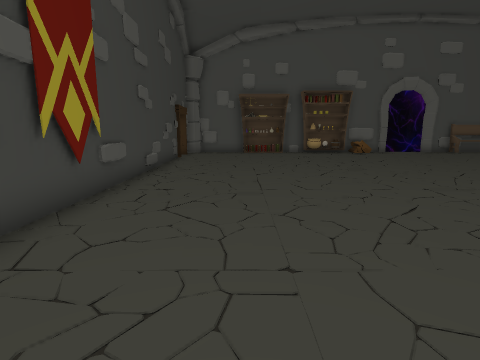
View 1 (above)

16 first-person views from a walk through a Unity game level. The camera is 1.4 m above the floor, tilts 10° down and sees 80° across. Doors are open. The floor is counted in squares, 1 m on a side. Each view is taken from the middle of a square. On the plan, view 1 faces up. The plan holds only what a view shows up to about 14 squares ahead; the rest is blank. The place goes on beyond the plan. The player is left out. Some animated figures are left out.

View 2
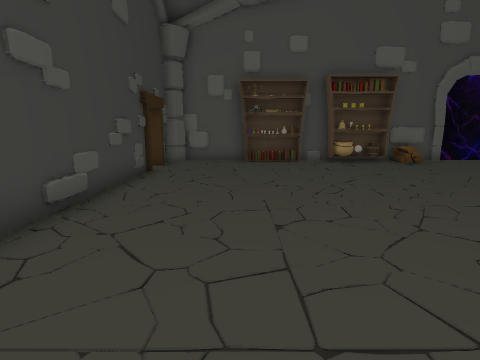

View 3
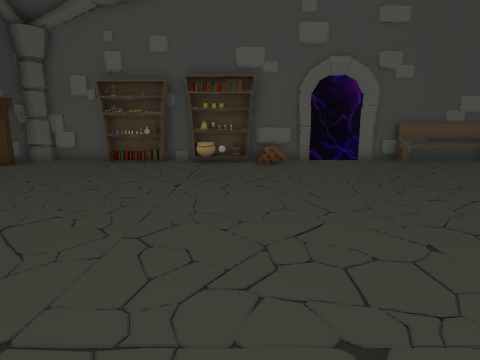

View 4
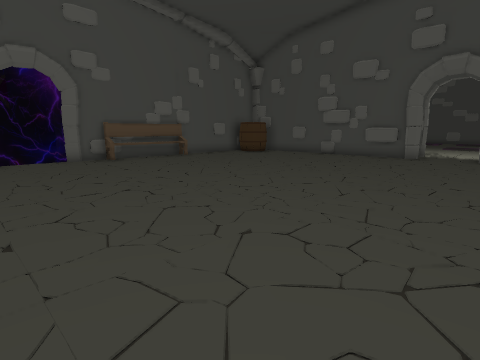

View 5
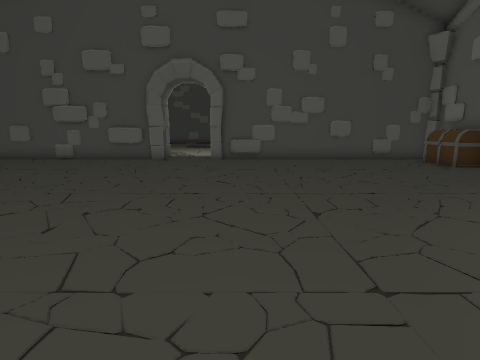

View 6
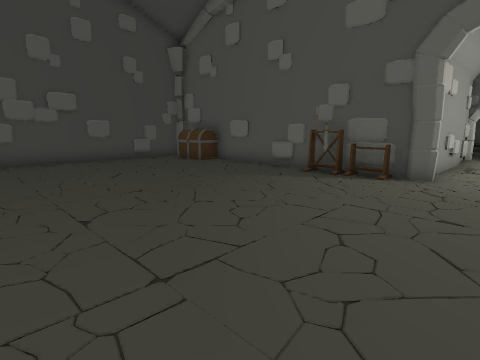

View 7
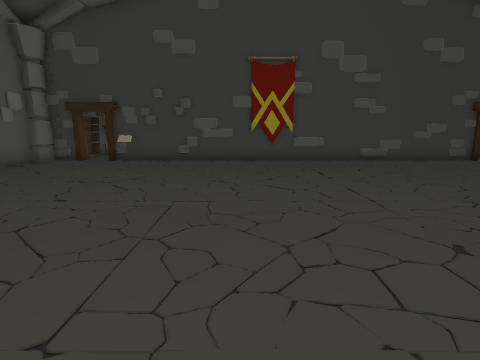

View 8
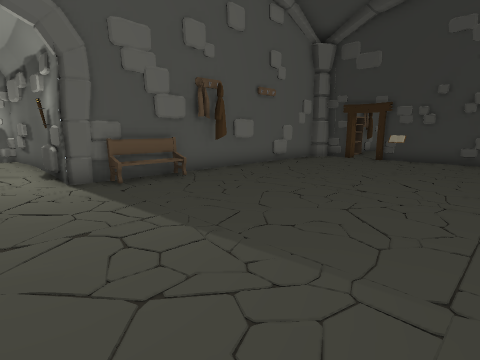

View 9
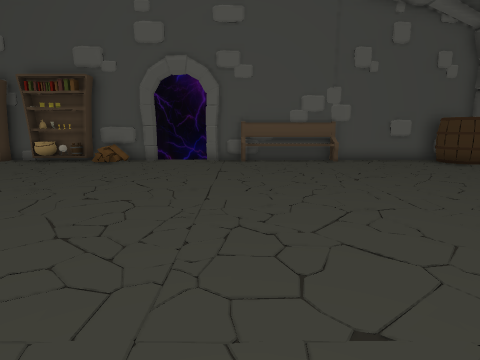

View 10
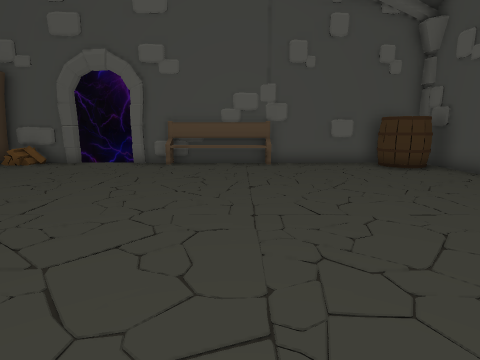

View 11
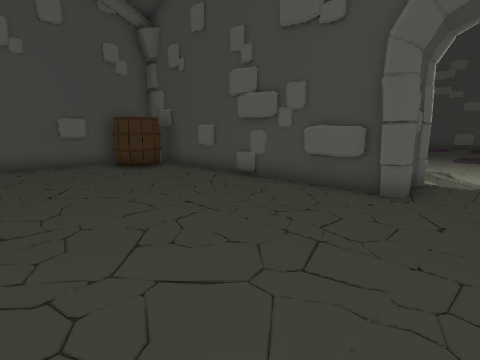

View 12
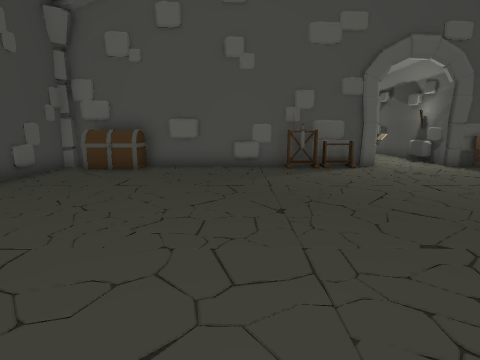

View 13
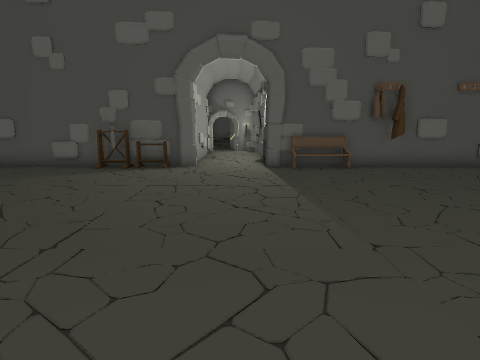

View 14
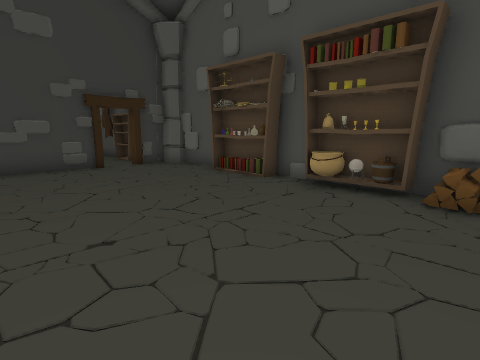

View 15
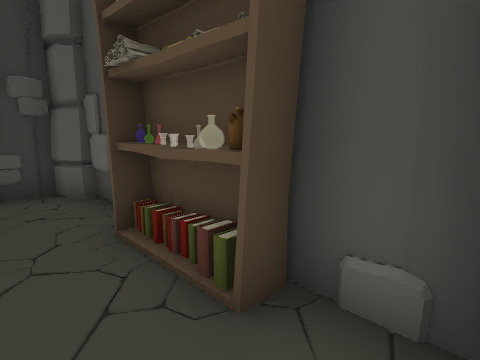

View 16
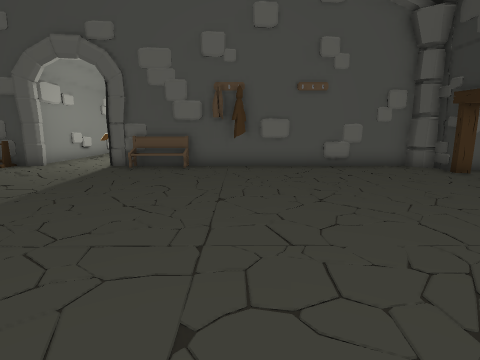

### Floor plan
Points are (right, up) in squares from view 1. A wall is a line through its corners. A room is listed if a view was taken in it or the views show most of it. See-through windows are left out.
Room 1 (views 1, 2, 3, 4, 5, 6, 7, 8, 9, 10, 11, 12, 13, 14, 15, 16)
walls: (8.4, -5) (9, -5.1) (8.8, -10.3) (9, -11.5); (11.8, -5.1) (12.3, -5); (12.3, -5.2) (20.5, -5.2); (12, 17.9) (11.5, 18); (7.6, 18.1) (6.5, 18.1); (15.8, -5.1) (16.5, -5.1); (13.5, 18.1) (11.9, 18.1); (23.5, 7.7) (23.3, 8.1); (3.6, 18.1) (2.5, 18.1); (23.6, 8.1) (23.6, 17.6); (23.4, 9.6) (23.5, 10.1); (-3.1, 12.8) (-3.2, 12.1); (-0.4, 18.1) (-2.5, 18.1); (-3.2, 15) (-3.2, -2); (-3.2, -3.2) (-3.2, -4.6); (11.8, -10.2) (12, -5.8); (-2.6, -4.6) (-2.5, -5.2) (8.5, -5.2); (-1.4, 18) (-2.3, 17.9) (-2.7, 17.6); (-2.8, -4.6) (-2.6, -4.8); (-1.4, 18.1) (-1.8, 17.8); (22.1, 18.1) (16.4, 18.1); (12, -11.2) (11.9, -10.2); (23.6, -4.9) (23.6, 4.9); (-3.2, 17.5) (-3, 16.2); (-3.2, 17.5) (-3.2, 16.2)
low walls: (23.4, 8.7) (23.3, 9.2)
ways out: open door at (-3, 15.5); open door at (24, 6.5)
objects: other object (4, 18); cauldron (5, 17); other object (5, 18); bucket (6, 17); shelf (6, 18); bench (7, -5); other object (8, 18); other object (10, -8); rack (13, -5); bench (14, 18) to (16, 18); other object (21, -5) to (22, -4); barrel (22, 16) to (23, 17); chest (23, -5)

Where each view was taken, in squares from view 1:
view 1: 0 up, 0 right, facing up
view 2: 5 up, 0 right, facing up
view 3: 5 up, 6 right, facing up
view 4: 4 up, 8 right, facing up-right
view 5: 4 up, 10 right, facing right
view 6: 4 up, 10 right, facing down-right
view 7: 4 up, 10 right, facing left
view 8: 3 up, 11 right, facing down-left
view 9: 5 up, 13 right, facing up
view 10: 6 up, 16 right, facing up
view 11: 6 up, 17 right, facing up-right
view 12: 6 up, 17 right, facing down
view 13: 6 up, 10 right, facing down
view 14: 11 up, 8 right, facing up-left
view 15: 16 up, 4 right, facing up-left
view 16: 6 up, 4 right, facing down
